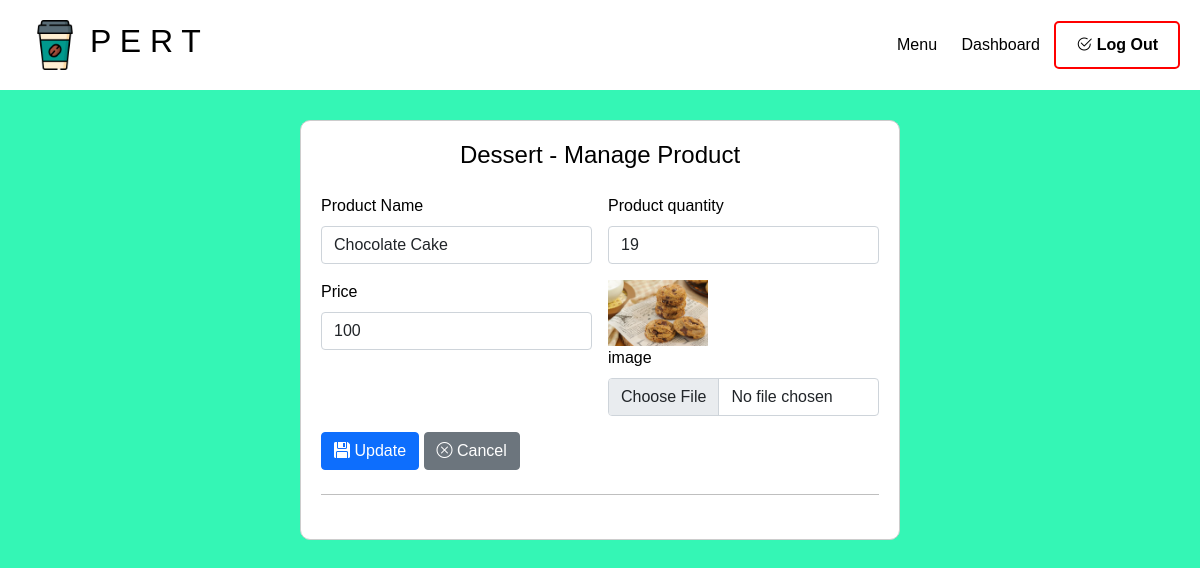
Page /Managerphp/dessert_config.php?id=1 (signed in) on the earlier database version.
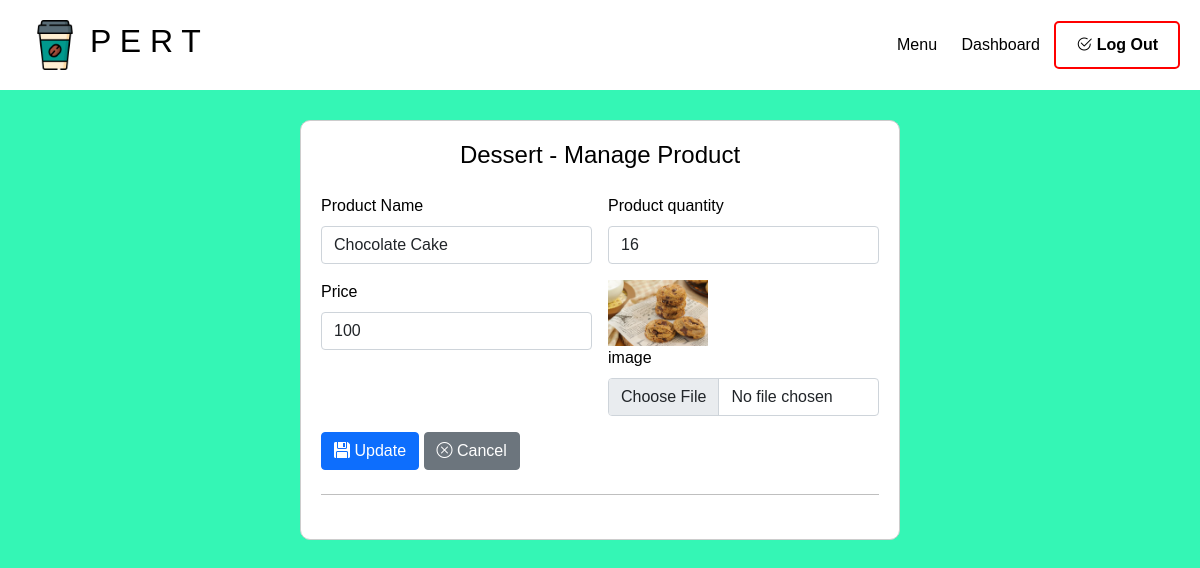
Same page on the later database version.
### tables this page shows
CREATE TABLE `dessert_menu` (
  `dess_menuID` int(10) NOT NULL,
  `dess_menuName` varchar(255) NOT NULL,
  `dess_quantity` int(3) DEFAULT NULL,
  `dess_price` int(3) NOT NULL,
  `dess_picture` varchar(255) NOT NULL
);

### Managerphp/dessert_config.php (the view, shortened to what this page needs)
<?php
include '../condb/database.php';
$result = [
    'dess_menuID' => '',
    'dess_menuName' => '',
    'dess_quantity' => '',
    'dess_price' => '',
    'dess_picture' => '',
];
if (!empty($_GET['id'])) {
    $query_product = mysqli_query($conn, "SELECT * FROM dessert_menu WHERE dess_menuID = '{$_GET['id']}'");
    $result = mysqli_fetch_assoc($query_product);
}
?>
<!DOCTYPE html>
<html lang="en">
<head>
    <link href="https://cdn.jsdelivr.net/npm/bootstrap@5.0.2/dist/css/bootstrap.min.css" rel="stylesheet">
    <link rel="stylesheet" href="https://cdn.jsdelivr.net/npm/bootstrap-icons@1.11.3/font/bootstrap-icons.min.css">
    <link rel="stylesheet" href="../css/add_styles.css">
</head>
<body>
    <div class="nav">
        <div class="logo-container">
            <a href="#"><img src="../image/coffee-cup.png" class="logo" /></a>
            <h2>P E R T</h2>
        </div>
        <div class="links">
            <a href="index.php">Menu</a>
            <a href="#">Dashboard</a>
            <button id="LogoutBtn"><i class="bi bi-check2-circle"></i> Log Out</button>
        </div>
    </div>
    <div class="container">
        <div class="ter">
            <div class="row justify-content-center">
                <div class="col-md-8">
                    <div class="form-container">
                        <h4 class="text-center mb-4">Dessert - Manage Product</h4>
                        <form action="../condb/dessert-configdb.php" method="post" enctype="multipart/form-data">
                            <div class="row g-3 mb-3">
                                <div class="col-sm-6">
                                    <label class="form-label">Product Name</label>
                                    <input type="text" name="product_name" class="form-control" value="<?php echo $result['dess_menuName']; ?>">
                                </div>
                                <div class="col-sm-6">
                                    <label class="form-label">Product quantity</label>
                                    <input type="number" name="product_quantity" class="form-control" value="<?php echo $result['dess_quantity']; ?>">
                                </div>
                                <div class="col-sm-6">
                                    <label class="form-label">Price</label>
                                    <input type="text" name="price" class="form-control" value="<?php echo $result['dess_price']; ?>">
                                </div>
                                <div class="col-sm-6">
                                    <div>
                                        <?php if (!empty($result['dess_picture'])) : ?>
                                            <img src="../image/menu/Dessert/<?php echo $result['dess_picture']; ?>" width="100" alt="Product Image">
                                        <?php endif; ?>
                                    </div>
                                    <label for="formfile" class="form-label">image</label>
                                    <input type="file" name="profile_image" class="form-control" accept="image/png, image/jpg, image/jpeg">
                                </div>
                            </div>
                            <?php if (empty($result['dess_menuID'])) : ?>
                                <button type="submit" class="btn btn-primary"><i class="bi bi-floppy-fill"></i> Create</button>
                            <?php else : ?>
                                <button type="submit" class="btn btn-primary"><i class="bi bi-floppy-fill"></i> Update</button>
                            <?php endif; ?>
                            <a role="button" class="btn btn-secondary" href="index.php"><i class="bi bi-x-circle"></i> Cancel </a>
                            <hr class="my-4">
                        </form>
                    </div>
                </div>
            </div>
        </div>
    </div>
</body>
</html>

Differences in the rows shown:
changed dessert_menu "Chocolate Cake": product_quantity "19" → "16"
